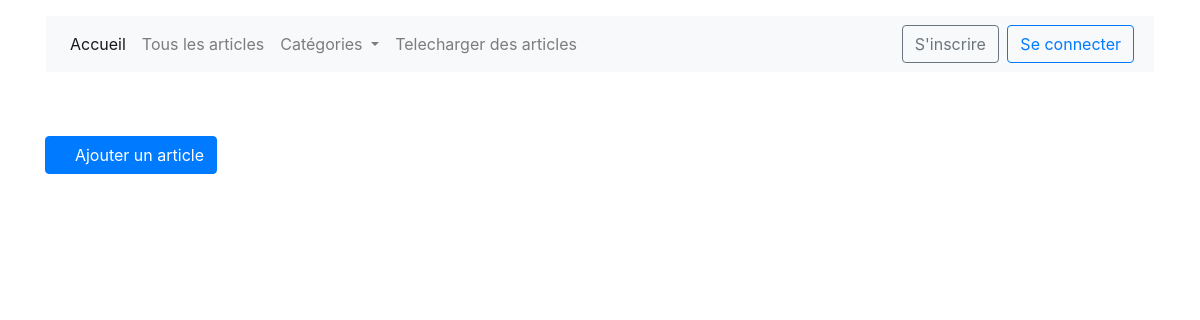
/articles, run on an earlier commit of the app's database.
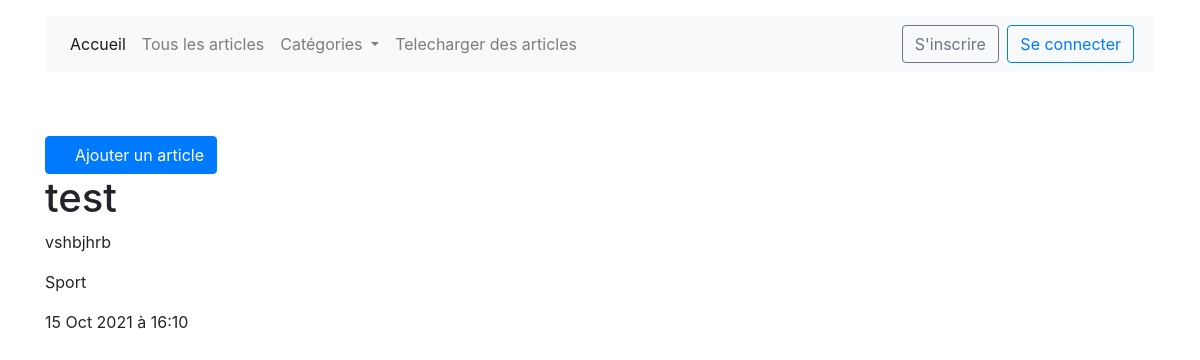
And on a later commit of the database.
### App/models.py (models this page shows)
class Article(models.Model):
    titre = models.CharField(max_length=30)
    description = models.CharField(max_length=300)
    date = models.DateTimeField(default=timezone.now, blank=True)
    cat_choises = (
        ('sport', 'sport'),
        ('sante', 'santé'),
        ('politique', 'politique'),
    )
    categorie = models.CharField(max_length=30, choices=cat_choises)

### App/views.py (the view)
# urls.py: path('articles', liste_articles, name='articles'),
def liste_articles(request):
    queryset = Article.objects.all()
    context = {
        'articles': queryset
    }
    return render(request, 'liste-article.html', context)

### App/templates/liste-article.html
{% extends 'base.html' %}
{% block content %}
<div class="container">
    <a href="{% url 'ajout_article' %}">
       <button class="btn btn-primary "><i class="far fa-plus-square"></i> Ajouter un article</button>
    </a>
    {% if articles == None %}
    <h2>aucun article pour le monent</h2>
    {% else %}
        {% for article in articles %}
            <h1>{{article.titre}}</h1>
            <p>{{article.description}}</p>
            <p>{{article.categorie}}</p>
            <span>{{article.date}}</span>
        {% endfor%}
    {% endif %}
</div>
{% endblock %}

What changed in the data, as far as the page shows it:
added Article: titre "test", description "vshbjhrb", categorie "Sport", date "15 Oct 2021 à 16:10"
